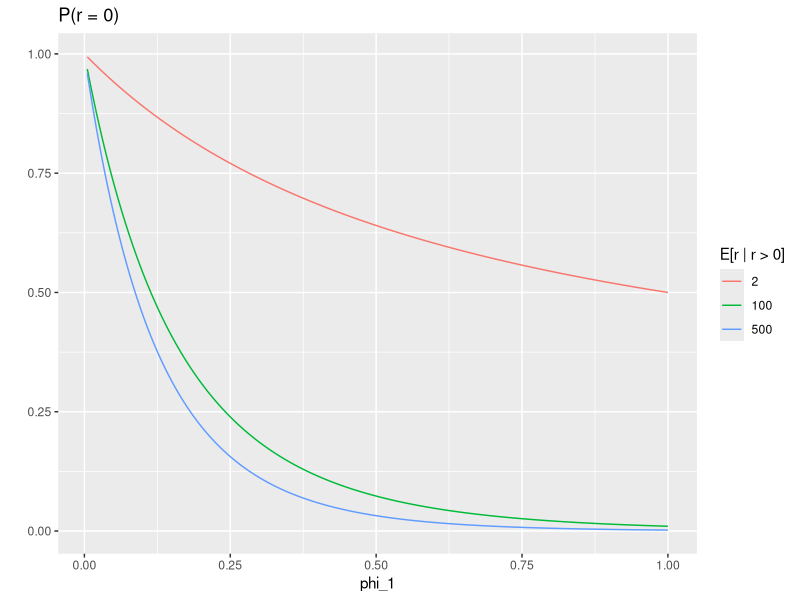
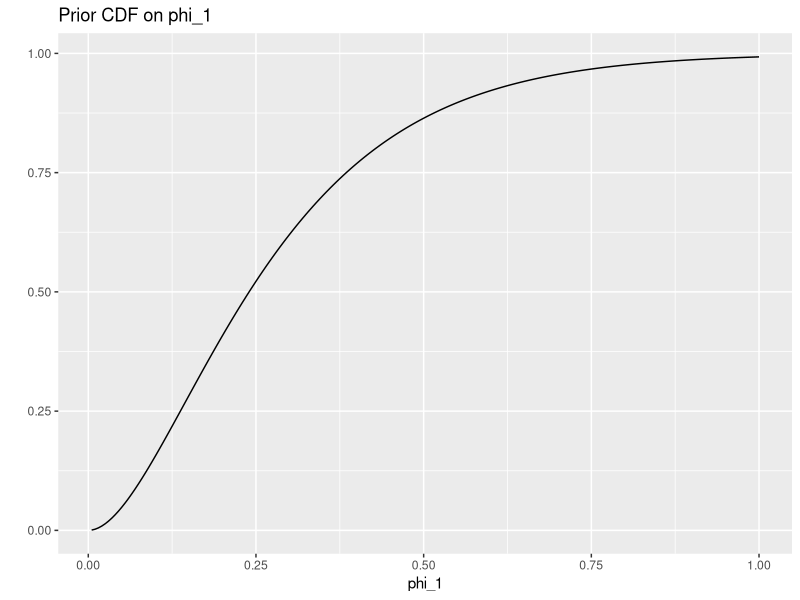
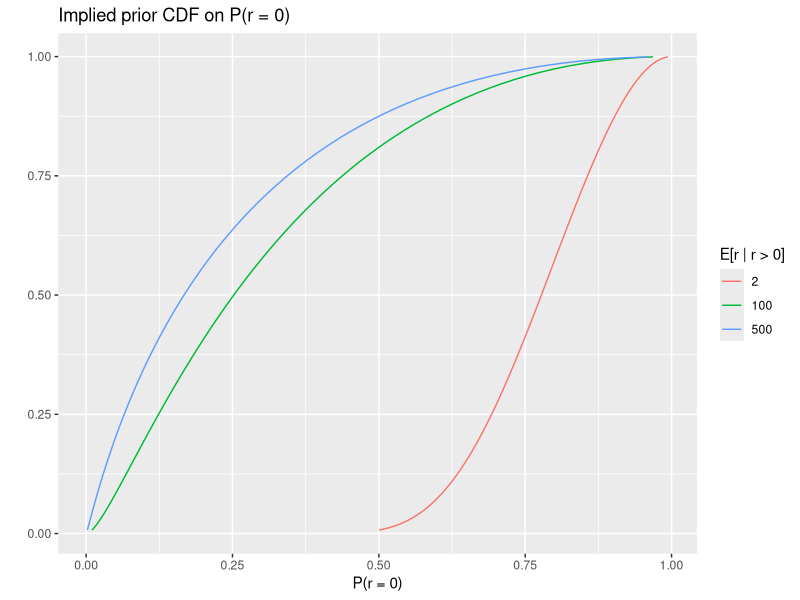

These charts were generated, in order, by the following R code:
## ---- chunk 1
#| message: false

library(tidyverse)
library(knitr)
p0 <- function(lam, phi) (phi / (lam + phi))^phi

find_lam <- function(phi, rv, npos){
  fn <- \(lam) lam - (rv / npos) * (1 - p0(lam, phi))
  uniroot(fn, c(1e-4, 10000))$root
}

shape_phi_1 <- 2
rate_phi_1 <- 7
prior_phi_1 <- function(x) pgamma(x, shape_phi_1, rate_phi_1)

df_phi <- crossing(
  phi = seq(0.005, 1, 0.005),
  r = c(2, 100, 500),
) %>%
  mutate(
    lam = map2_dbl(phi, r, \(x, y) find_lam(x, y, 1)),
    p0 = p0(lam, phi),
    prior = prior_phi_1(phi),
  ) 
  
df_phi %>% 
  ggplot(aes(phi, p0, color = as.factor(r))) + 
  geom_line() +
  labs(y = "", x = "phi_1", title = "P(r = 0)", color = "E[r | r > 0]")
## ---- chunk 2
df_phi %>%
  ggplot(aes(phi, prior)) +
  geom_line() +
  labs(y = "", x = "phi_1", title = "Prior CDF on phi_1")
## ---- chunk 3
df_phi %>%
  ggplot(aes(p0, 1 - prior, color = as.factor(r))) +
  geom_line() +
  labs(y = "", x = "P(r = 0)", title = "Implied prior CDF on P(r = 0)", color = "E[r | r > 0]")
## ---- chunk 4
df_phi %>%
  filter(phi %in% c(0.1, 0.25, 0.5), r == 100) %>%
  select(phi, p0, prior) %>%
  rename(phi_1 = phi, `P(0)` = p0, `Prior CDF` = prior) %>%
  mutate(across(everything(), ~round(.x, digits = 2))) %>%
  kable

df_phi %>% filter(r == 100)
